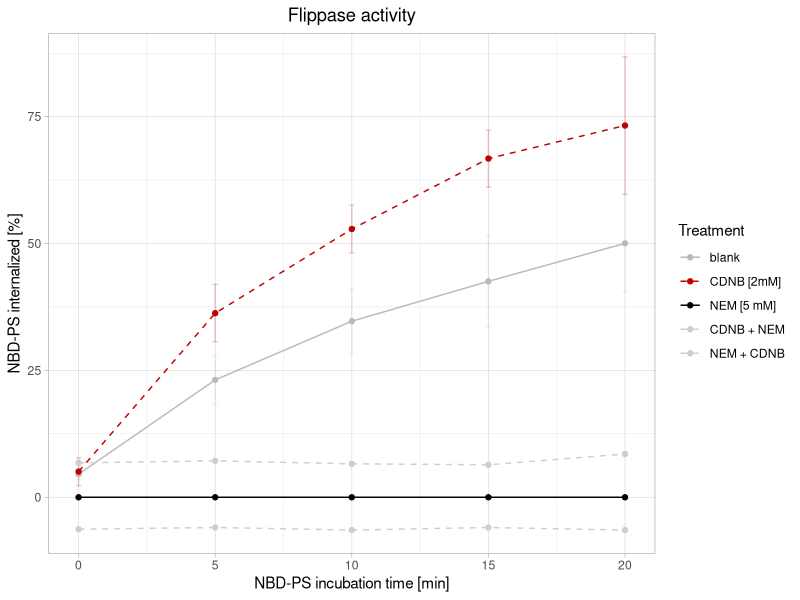
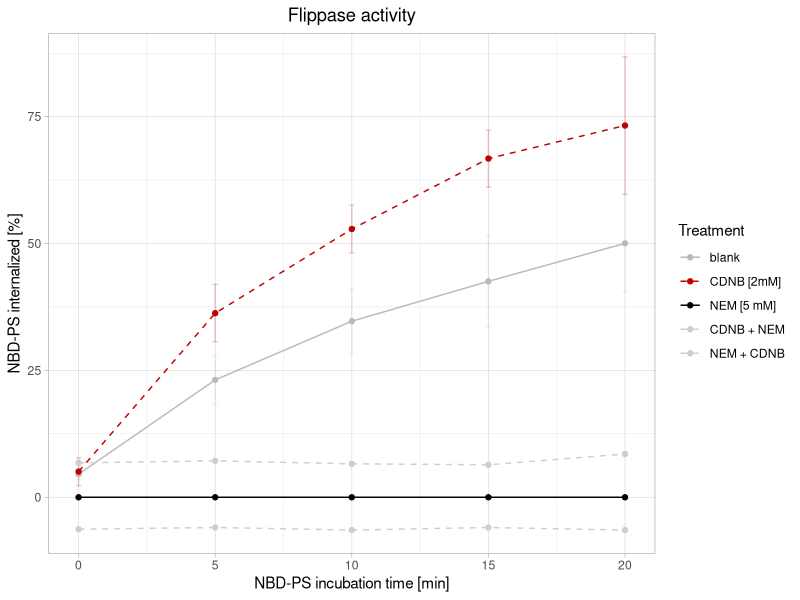

Write the R code that produced these figures, in order.
library(ggplot2)
library(ggpubr)
library(openxlsx)
library(data.table)
library(dplyr)

theme_set(theme_light())

PS <- read.xlsx("Flow cytometry_Flippase.xlsx", sheet = "new")
# PS_control <- filter(PS, treatment == "control")
# PS_CDNB <- filter(PS, treatment == "CDNB")

ggplot(PS, aes(time, FL1)) + 
  
  geom_errorbar(
    
    aes(
      ymin = FL1 - SD, 
      ymax = FL1 + SD,
      width = 0.2,
      col = factor(treatment, levels = c("control", "CDNB", "NEM", "CDNB + NEM", "NEM + CDNB"))
    ),
    
    alpha = 0.2
    
  ) +
  
  geom_line(
    
    aes(col = factor(treatment, levels = c("control", "CDNB", "NEM", "CDNB + NEM", "NEM + CDNB")), 
        linetype = factor(treatment, levels = c("control", "CDNB", "NEM", "CDNB + NEM", "NEM + CDNB"))
        )
    
  ) +
  
  scale_linetype_manual(
    
    values = c(1,2,1,2,2),
    labels = c("blank", "CDNB [2mM]", "NEM [5 mM]", "CDNB + NEM", "NEM + CDNB")
    
  ) +
  
  geom_point(
    
    aes(col = factor(treatment, levels = c("control", "CDNB", "NEM", "CDNB + NEM", "NEM + CDNB")))
    
  ) +
  
  scale_color_manual(
    
    values = c("#bababa", "#bf0202",1,"#d4cccb","#d4cccb"),
    labels = c("blank", "CDNB [2mM]", "NEM [5 mM]", "CDNB + NEM", "NEM + CDNB")
    
  ) +
  
  labs(
    x = "NBD-PS incubation time [min]", 
    y = "NBD-PS internalized [%]",
    title = "Flippase activity",
    linetype = "Treatment",
    col = "Treatment"
    
  ) +
  
  theme(plot.title = element_text(hjust=0.5))
  

ggsave("flippaseTEST.tiff", path = "C:/Users/miri/Desktop/R/R-graphs/Graphs and figures", units = "in", dpi=300, compression = 'lzw', width = 6, height = 4)